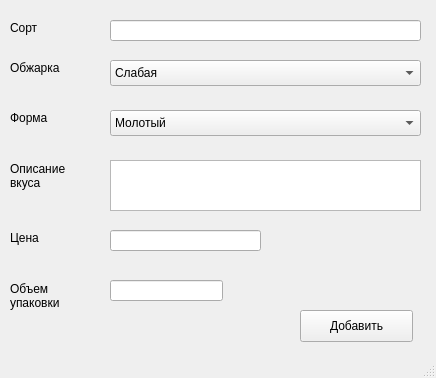
<?xml version="1.0" encoding="UTF-8"?>
<ui version="4.0">
 <class>MainWindow</class>
 <widget class="QMainWindow" name="MainWindow">
  <property name="windowModality">
   <enum>Qt::ApplicationModal</enum>
  </property>
  <property name="geometry">
   <rect>
    <x>0</x>
    <y>0</y>
    <width>436</width>
    <height>378</height>
   </rect>
  </property>
  <property name="windowTitle">
   <string>Add new</string>
  </property>
  <widget class="QWidget" name="centralwidget">
   <widget class="QLabel" name="label">
    <property name="geometry">
     <rect>
      <x>10</x>
      <y>20</y>
      <width>60</width>
      <height>16</height>
     </rect>
    </property>
    <property name="text">
     <string>Сорт</string>
    </property>
   </widget>
   <widget class="QLabel" name="label_2">
    <property name="geometry">
     <rect>
      <x>10</x>
      <y>60</y>
      <width>60</width>
      <height>16</height>
     </rect>
    </property>
    <property name="text">
     <string>Обжарка</string>
    </property>
   </widget>
   <widget class="QLabel" name="label_3">
    <property name="geometry">
     <rect>
      <x>10</x>
      <y>110</y>
      <width>60</width>
      <height>16</height>
     </rect>
    </property>
    <property name="text">
     <string>Форма</string>
    </property>
   </widget>
   <widget class="QLabel" name="label_4">
    <property name="geometry">
     <rect>
      <x>10</x>
      <y>160</y>
      <width>71</width>
      <height>31</height>
     </rect>
    </property>
    <property name="text">
     <string>Описание
вкуса</string>
    </property>
   </widget>
   <widget class="QLabel" name="label_5">
    <property name="geometry">
     <rect>
      <x>10</x>
      <y>230</y>
      <width>60</width>
      <height>16</height>
     </rect>
    </property>
    <property name="text">
     <string>Цена</string>
    </property>
   </widget>
   <widget class="QLabel" name="label_6">
    <property name="geometry">
     <rect>
      <x>10</x>
      <y>280</y>
      <width>71</width>
      <height>31</height>
     </rect>
    </property>
    <property name="text">
     <string>Объем
упаковки</string>
    </property>
   </widget>
   <widget class="QLineEdit" name="variety">
    <property name="geometry">
     <rect>
      <x>110</x>
      <y>20</y>
      <width>311</width>
      <height>21</height>
     </rect>
    </property>
   </widget>
   <widget class="QComboBox" name="roast_degree">
    <property name="geometry">
     <rect>
      <x>110</x>
      <y>60</y>
      <width>311</width>
      <height>26</height>
     </rect>
    </property>
    <item>
     <property name="text">
      <string>Слабая</string>
     </property>
    </item>
    <item>
     <property name="text">
      <string>Средняя</string>
     </property>
    </item>
    <item>
     <property name="text">
      <string>Сильная</string>
     </property>
    </item>
   </widget>
   <widget class="QComboBox" name="shape">
    <property name="geometry">
     <rect>
      <x>110</x>
      <y>110</y>
      <width>311</width>
      <height>26</height>
     </rect>
    </property>
    <item>
     <property name="text">
      <string>Молотый</string>
     </property>
    </item>
    <item>
     <property name="text">
      <string>Зерновой</string>
     </property>
    </item>
   </widget>
   <widget class="QPlainTextEdit" name="taste_description">
    <property name="geometry">
     <rect>
      <x>110</x>
      <y>160</y>
      <width>311</width>
      <height>51</height>
     </rect>
    </property>
   </widget>
   <widget class="QLineEdit" name="price">
    <property name="geometry">
     <rect>
      <x>110</x>
      <y>230</y>
      <width>151</width>
      <height>21</height>
     </rect>
    </property>
   </widget>
   <widget class="QLineEdit" name="value">
    <property name="geometry">
     <rect>
      <x>110</x>
      <y>280</y>
      <width>113</width>
      <height>21</height>
     </rect>
    </property>
   </widget>
   <widget class="QPushButton" name="submit_btn">
    <property name="geometry">
     <rect>
      <x>300</x>
      <y>310</y>
      <width>113</width>
      <height>32</height>
     </rect>
    </property>
    <property name="text">
     <string>Добавить</string>
    </property>
   </widget>
  </widget>
  <widget class="QStatusBar" name="statusBar"/>
 </widget>
 <resources/>
 <connections/>
</ui>
